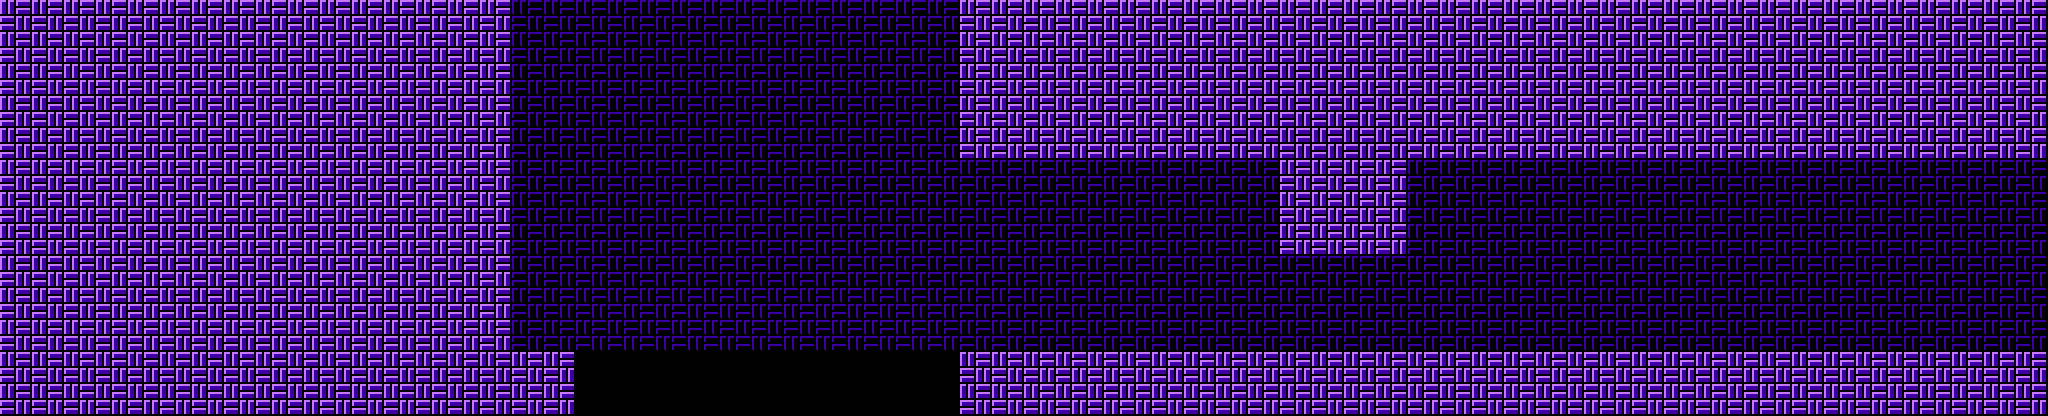

The image is a tile-based game level rendered from a .tmx file. Its description and source (layers, tilesets, objects; grid data summarised) follow:
An orthogonal 128x26 tile map with 16x16 px tiles, 1 tile layer (base).

<map version="1.8" tiledversion="1.8.2" orientation="orthogonal" renderorder="right-down" width="128" height="26" tilewidth="16" tileheight="16" infinite="0" nextlayerid="6" nextobjectid="1">
 <tileset firstgid="0" source="palace-4.tsx" />
 <layer id="5" name="base" width="128" height="26">
  <data>[3328 cells, 3328 non-empty, 5 distinct tile ids]</data>
 </layer>
</map>
